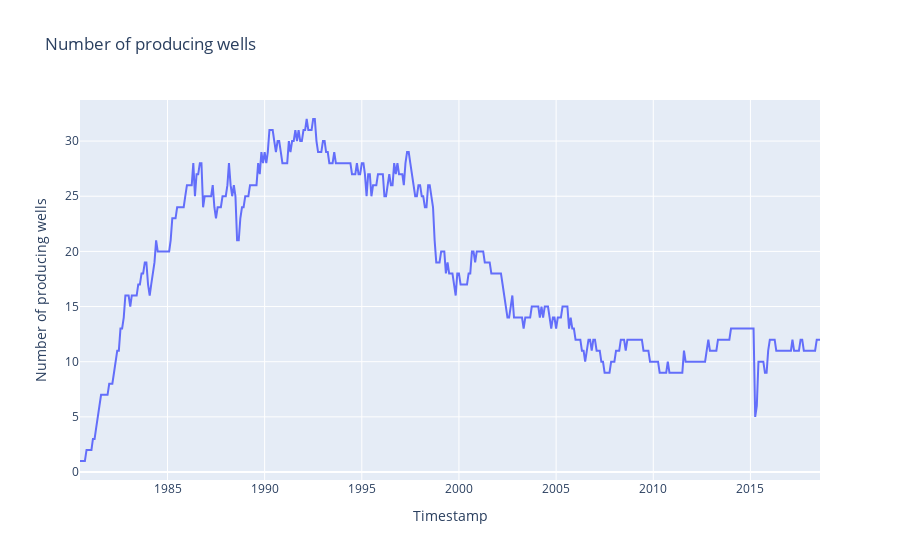

Source (notebook cell):
### Code cell
# Assuming 'series' is your Series with total oil production over time
series['oil'] = series['oil'].fillna(0)
non_zero_count = series['oil'].apply(lambda x: (x != 0).sum(), axis=1)

# Drop zeros from the total_oil Series
non_zero_count = non_zero_count[non_zero_count != 0]

# Create a Plotly figure
fig = go.Figure()

# Add a line trace for total oil production
fig.add_trace(go.Scatter(x=non_zero_count.index, y=non_zero_count.values, mode='lines', name='Number of producing wells'))

# Update layout
fig.update_layout(title='Number of producing wells',
                  xaxis_title='Timestamp',
                  yaxis_title='Number of producing wells')

# Show the plot
fig.show()

### Figure 1 — Plotly figure (JSON) as saved in the notebook; plotly's stock layout.template omitted (floating-point values rounded to 4 significant figures; data arrays with more than 128 entries replaced by an {"elided": "..."} marker saying what was removed)
{"data": [{"mode": "lines", "name": "Number of producing wells", "type": "scatter", "x": {"elided": "457 str values"}, "y": {"elided": "457 int values"}}], "layout": {"title": {"text": "Number of producing wells"}, "xaxis": {"title": {"text": "Timestamp"}}, "yaxis": {"title": {"text": "Number of producing wells"}}}}
